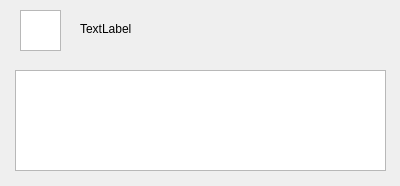
<?xml version="1.0" encoding="UTF-8"?>
<ui version="4.0">
 <class>parent</class>
 <widget class="QWidget" name="parent">
  <property name="geometry">
   <rect>
    <x>0</x>
    <y>0</y>
    <width>400</width>
    <height>186</height>
   </rect>
  </property>
  <property name="minimumSize">
   <size>
    <width>400</width>
    <height>0</height>
   </size>
  </property>
  <property name="maximumSize">
   <size>
    <width>400</width>
    <height>16777215</height>
   </size>
  </property>
  <property name="windowTitle">
   <string>Form</string>
  </property>
  <widget class="QTextBrowser" name="tresc_tweeta">
   <property name="geometry">
    <rect>
     <x>15</x>
     <y>70</y>
     <width>371</width>
     <height>101</height>
    </rect>
   </property>
  </widget>
  <widget class="QLabel" name="nazwa_uzytkownika">
   <property name="geometry">
    <rect>
     <x>80</x>
     <y>20</y>
     <width>66</width>
     <height>17</height>
    </rect>
   </property>
   <property name="text">
    <string>TextLabel</string>
   </property>
  </widget>
  <widget class="QGraphicsView" name="zdjecie">
   <property name="geometry">
    <rect>
     <x>20</x>
     <y>10</y>
     <width>41</width>
     <height>41</height>
    </rect>
   </property>
  </widget>
 </widget>
 <resources/>
 <connections/>
</ui>
